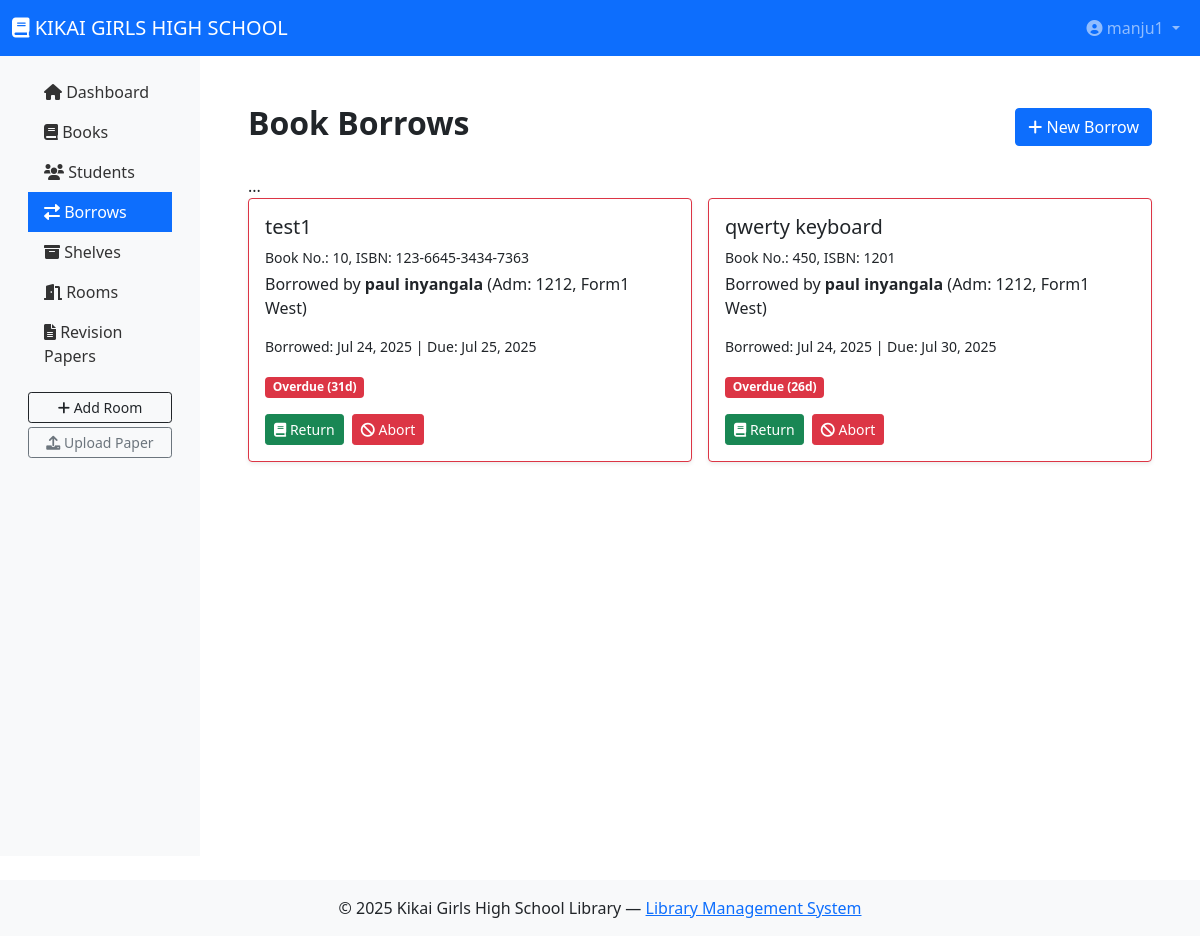
/library/borrows/ (signed in), run on the app's committed database.
### library/models.py (models this page shows, shortened)
class Borrow(models.Model):
    book = models.ForeignKey(Book, on_delete=models.CASCADE)
    student = models.ForeignKey(Student, on_delete=models.CASCADE)
    borrowed_date = models.DateTimeField(auto_now_add=True)
    due_date = models.DateTimeField()
    returned = models.BooleanField(default=False)
    returned_date = models.DateTimeField(null=True, blank=True)
    processed_by = models.ForeignKey(User, on_delete=models.SET_NULL, null=True)
    shelf = models.ForeignKey(Shelf, on_delete=models.SET_NULL, null=True, blank=True)
    def is_overdue(self):
        return not self.returned and self.due_date and self.due_date < timezone.now()
    def days_overdue(self):
        if not self.is_overdue():
            return 0
        return (timezone.now() - self.due_date).days

class Book(models.Model):
    title = models.CharField(max_length=255, null=True, blank=True)
    publishers = models.CharField(max_length=255, null=True, blank=True)
    first_publication = models.PositiveIntegerField(null=True, blank=True)
    ISBN = models.CharField(max_length=255, unique=True, null=True, blank=True)
    book_number = models.CharField(max_length=255, unique=True, null=True, blank=True)
    shelf = models.ForeignKey(Shelf, on_delete=models.CASCADE, related_name="books", null=True, blank=True)
    category = models.CharField(max_length=50, editable=False, null=True, blank=True)
    book_picture = models.ImageField(upload_to='book_pictures/', blank=True, null=True)
    created = models.DateTimeField(auto_now_add=True, null=True, blank=True)

class Student(models.Model):
    first_name = models.CharField(max_length=255, null=True, blank=True)
    last_name = models.CharField(max_length=255, null=True, blank=True)
    admission_number = models.PositiveIntegerField(unique=True)
    student_id = models.CharField(max_length=20, unique=True, editable=False, blank=True)
    year_of_study = models.PositiveIntegerField(null=True, blank=True)  # New field
    current_class = models.CharField(max_length=50, null=True, blank=True)  # New field
    room = models.ForeignKey(Room, on_delete=models.PROTECT, related_name="students", null=True, blank=True)
    student_picture = models.ImageField(upload_to='student_pictures/', blank=True, null=True)
    created = models.DateTimeField(auto_now_add=True)

class Room(models.Model):
    form = models.CharField(max_length=20)
    stream = models.CharField(max_length=20)
    class_teacher = models.CharField(max_length=100, blank=True, null=True)
    total_students = models.PositiveIntegerField(default=0, editable=False)
    class Meta:
        unique_together = ('form', 'stream')

### library/views.py (the view)
# urls.py: path('borrows/', views.borrow_list, name='borrow_list'),
@login_required
def borrow_list(request):
    active_borrows = Borrow.objects.filter(returned=False).select_related('book', 'student').order_by('due_date')
    returned_borrows = Borrow.objects.filter(returned=True).select_related('book', 'student').order_by('-returned_date')[:20]
    recent_borrows = Borrow.objects.filter(returned=False).select_related('book', 'student').order_by('-borrowed_date')[:5]
    return render(request, 'books/borrow_list.html', {
        'active_borrows': active_borrows,
        'returned_borrows': returned_borrows,
        'recent_borrows': recent_borrows,
    })

### templates/books/borrow_list.html (shortened to what this page needs)
{% extends 'base.html' %}
{% block content %}
<div class="container mt-4">
  <div class="d-flex justify-content-between align-items-center flex-wrap mb-4 gap-2">
    <h2 class="fw-bold">Book Borrows</h2>
    <a href="{% url 'borrow_book' %}" class="btn btn-primary"><i class="fas fa-plus"></i> New Borrow</a>
  </div>
  ...
  <div class="row g-3">
    {% for borrow in active_borrows %}
    <div class="col-sm-12 col-md-6">
      <div class="card mb-3 shadow-sm {% if borrow.is_overdue %}border-danger{% endif %}">
        <div class="card-body">
          <h5 class="card-title">{{ borrow.book.title }}</h5>
          <p class="card-text small mb-1">Book No.: {{ borrow.book.book_number }}, ISBN: {{ borrow.book.ISBN }}</p>
          <p class="card-text">Borrowed by <strong>{{ borrow.student.first_name }} {{ borrow.student.last_name }}</strong> (Adm: {{ borrow.student.admission_number }}, {{ borrow.student.room.form }} {{ borrow.student.room.stream }})</p>
          <p class="card-text small">Borrowed: {{ borrow.borrowed_date|date:"M d, Y" }} | Due: {{ borrow.due_date|date:"M d, Y" }}</p>
          <span class="badge {% if borrow.is_overdue %}bg-danger{% else %}bg-warning text-dark{% endif %}">
            {% if borrow.is_overdue %}Overdue ({{ borrow.days_overdue }}d){% else %}Borrowed{% endif %}
          </span>
          <div class="mt-3">
            <a href="{% url 'return_book' borrow.id %}" class="btn btn-success btn-sm me-1"><i class="fas fa-book"></i> Return</a>
            <form method="post" action="{% url 'abort_borrow' borrow.pk %}" style="display:inline;">
              <button type="submit" class="btn btn-danger btn-sm" onclick="return confirm('Abort?')"><i class="fas fa-ban"></i> Abort</button>
            </form>
          </div>
        </div>
      </div>
    </div>
    {% empty %}
    <div class="col-12">
      <div class="alert alert-info text-center">No active borrows</div>
    </div>
    {% endfor %}
  </div>
</div>
{% endblock %}

### templates/base.html (shortened to what this page needs)
<!doctype html>
<html lang="en">
<head>
  <link href="https://cdn.jsdelivr.net/npm/bootstrap@5.1.3/dist/css/bootstrap.min.css" rel="stylesheet">
  <link href="https://cdnjs.cloudflare.com/ajax/libs/font-awesome/6.0.0/css/all.min.css" rel="stylesheet">
</head>
<body>
  {% if user.is_authenticated %}
  <nav class="navbar navbar-expand-lg navbar-dark bg-primary">
    <div class="container-fluid">
      <a class="navbar-brand" href="{% url 'dashboard' %}">
        <i class="fas fa-book"></i> KIKAI GIRLS HIGH SCHOOL
      </a>
      <div class="collapse navbar-collapse">
        <ul class="navbar-nav ms-auto">
          <li class="nav-item dropdown">
            <a class="nav-link dropdown-toggle" href="#" id="profileDropdown" role="button" data-bs-toggle="dropdown">
              <i class="fas fa-user-circle"></i> {{ user.username }}
            </a>
          </li>
        </ul>
      </div>
    </div>
  </nav>
  {% endif %}
  <div class="container-fluid">
    <div class="row">
      {% if user.is_authenticated %}
      <nav class="col-lg-2 d-none d-lg-block sidebar py-3">
        {% include 'includes/sidebar_links.html' %}
      </nav>
      {% endif %}
      <main class="{% if user.is_authenticated %}col-lg-10{% else %}col-12{% endif %} main-content">
        {% block content %}{% endblock %}
      </main>
    </div>
  </div>
  <footer class="bg-light text-center py-3 mt-4">
    © {% now "Y" %} Kikai Girls High School Library —
    <a href="#">Library Management System</a>
  </footer>
</body>
</html>

### templates/includes/sidebar_links.html
<ul class="nav flex-column px-3">
  <li class="nav-item">
    <a class="nav-link {% if request.resolver_match.url_name == 'dashboard' %}active{% endif %}" href="{% url 'dashboard' %}">
      <i class="fas fa-home"></i> Dashboard
    </a>
  </li>
  <li class="nav-item">
    <a class="nav-link {% if request.resolver_match.url_name == 'book_list' %}active{% endif %}" href="{% url 'book_list' %}">
      <i class="fas fa-book"></i> Books
    </a>
  </li>
  <li class="nav-item">
    <a class="nav-link {% if request.resolver_match.url_name == 'student_list' %}active{% endif %}" href="{% url 'student_list' %}">
      <i class="fas fa-users"></i> Students
    </a>
  </li>
  <li class="nav-item">
    <a class="nav-link {% if request.resolver_match.url_name == 'borrow_list' %}active{% endif %}" href="{% url 'borrow_list' %}">
      <i class="fas fa-exchange-alt"></i> Borrows
    </a>
  </li>
  <li class="nav-item">
    <a class="nav-link {% if request.resolver_match.url_name == 'shelf_list' %}active{% endif %}" href="{% url 'shelf_list' %}">
      <i class="fas fa-archive"></i> Shelves
    </a>
  </li>
  <li class="nav-item">
    <a class="nav-link {% if request.resolver_match.url_name == 'room_list' %}active{% endif %}" href="{% url 'room_list' %}">
      <i class="fas fa-door-open"></i> Rooms
    </a>
  </li>
  <li class="nav-item">
    <a class="nav-link {% if request.resolver_match.url_name == 'revision_papers_list' %}active{% endif %}" href="{% url 'revision_papers_list' %}">
      <i class="fas fa-file-alt"></i> Revision Papers
    </a>
  </li>
  <li class="nav-item mt-3">
    <a href="{% url 'room_create' %}" class="btn btn-outline-dark btn-sm w-100 mb-1">
      <i class="fas fa-plus"></i> Add Room
    </a>
    <a href="{% url 'revision_paper_upload' %}" class="btn btn-outline-secondary btn-sm w-100">
      <i class="fas fa-upload"></i> Upload Paper
    </a>
  </li>
</ul>

### templates/base.html (style rules this page uses)
.sidebar { background-color: #f8f9fa; min-height: 100vh; }
.sidebar .nav-link { color: #333; }
.sidebar .nav-link.active { background-color: #0d6efd; color: #fff !important; }
.main-content { padding: 1.5rem; }

### data on the page
Borrow: book "test1", book.book_number "10", book.ISBN "123-6645-3434-7363", student.first_name "paul", student.last_name "inyangala", student.admission_number "1212", student.room.form "Form1", student.room.stream "West", borrowed_date "Jul 24, 2025", due_date "Jul 25, 2025", days_overdue "31"
Borrow: book "qwerty keyboard", book.book_number "450", book.ISBN "1201", student.first_name "paul", student.last_name "inyangala", student.admission_number "1212", student.room.form "Form1", student.room.stream "West", borrowed_date "Jul 24, 2025", due_date "Jul 30, 2025", days_overdue "26"

### other printed values
{{ user.username }} "manju1"
